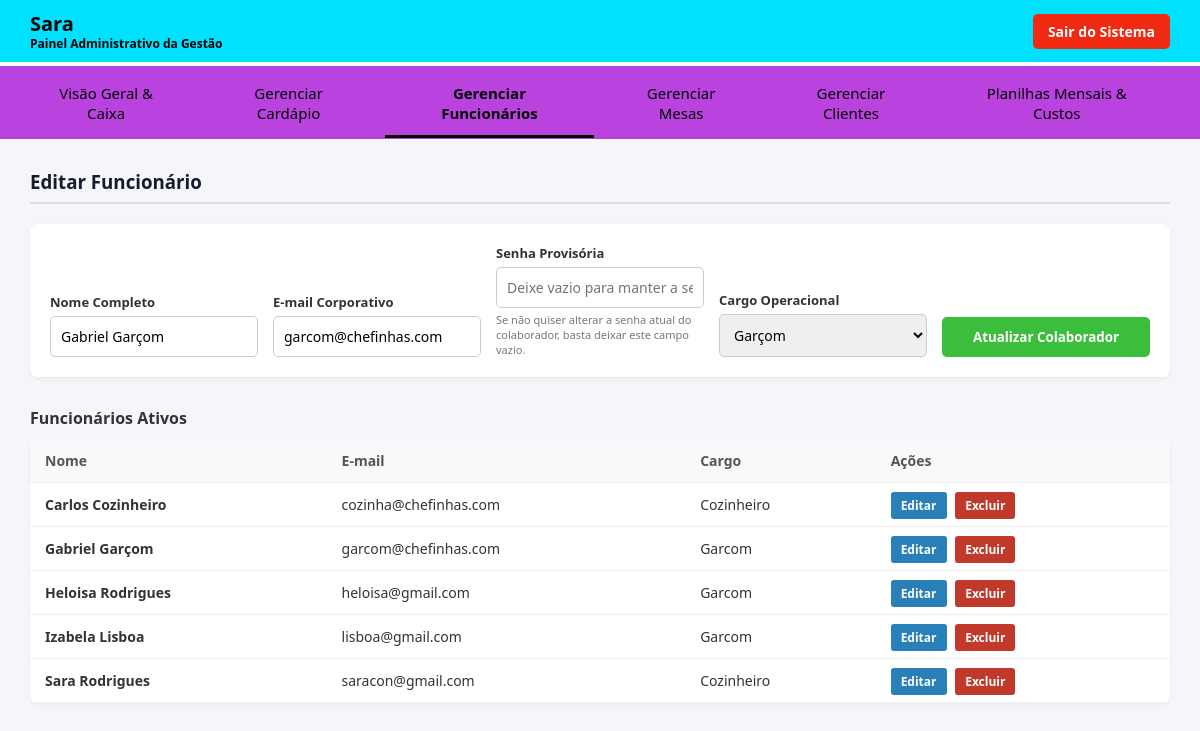
Screenshot of /admin/admin.php?editar_funcionario=2 (signed in) with the database file from the repository.
### tables this page shows
CREATE TABLE `usuarios` (
  `id` int(11) NOT NULL,
  `nome` varchar(100) NOT NULL,
  `email` varchar(100) NOT NULL,
  `senha` varchar(255) NOT NULL,
  `cargo` enum('administrador','garcom','cozinheiro') NOT NULL,
  `criado_em` timestamp NOT NULL DEFAULT current_timestamp()
);

### admin/admin.php (the view, shortened to what this page needs)
<?php
require_once '../config/conexao.php';
$conn->query("SET time_zone = '-03:00'");
$edit_func = null;
if (isset($_GET['editar_funcionario'])) {
    $id = intval($_GET['editar_funcionario']);
    $stmt = $conn->prepare("SELECT * FROM usuarios WHERE id = :id");
    $stmt->execute([':id' => $id]);
    $edit_func = $stmt->fetch();
}
$lista_funcionarios = $conn->query("SELECT * FROM usuarios WHERE cargo != 'administrador' ORDER BY nome ASC");
?>
<!DOCTYPE html>
<html lang="pt-BR">
<head>
</head>
<body>
<div class="topbar">
    <h2>Sara <span>Painel Administrativo da Gestão</span></h2>
    <a href="/RESTAURANTE_CHEFINHAS/logout.php" class="btn-sair">Sair do Sistema</a>
</div>
<div class="nav-tabs">
    <button class="menu-btn active" id="tab-btn-dashboard" onclick="switchTab('dashboard')">Visão Geral & Caixa</button>
    <button class="menu-btn" id="tab-btn-cardapio" onclick="switchTab('cardapio')">Gerenciar Cardápio</button>
    <button class="menu-btn" id="tab-btn-funcionarios" onclick="switchTab('funcionarios')">Gerenciar Funcionários</button>
    <button class="menu-btn" id="tab-btn-mesas" onclick="switchTab('mesas')">Gerenciar Mesas</button>
    <button class="menu-btn" id="tab-btn-clientes" onclick="switchTab('clientes')">Gerenciar Clientes</button>
    <button class="menu-btn" id="tab-btn-financeiro" onclick="switchTab('financeiro')">Planilhas Mensais & Custos</button>
</div>
<div class="content">
    <div id="funcionarios" class="tab-content">
        <h3><?php echo $edit_func ? 'Editar Funcionário' : 'Controle de Equipe e Recursos Humanos'; ?></h3>
        <form class="form-cadastro" action="admin.php" method="POST">
            <div class="form-group">
                <label>Nome Completo</label>
                <input type="text" name="nome" required value="<?php echo htmlspecialchars($edit_func['nome'] ?? ''); ?>" placeholder="Nome do colaborador">
            </div>
            <div class="form-group">
                <label>E-mail Corporativo</label>
                <input type="email" name="email" required value="<?php echo htmlspecialchars($edit_func['email'] ?? ''); ?>" placeholder="exemplo@chefinhas.com">
            </div>
            <div class="form-group">
                <label>Senha Provisória</label>
                <input type="text" name="senha" <?php echo $edit_func ? '' : 'required'; ?> placeholder="<?php echo $edit_func ? 'Deixe vazio para manter a senha atual' : 'Defina a senha inicial'; ?>">
                <?php if ($edit_func): ?>
                    <small style="color: #777; font-size: 11px; margin-top: 4px;">Se não quiser alterar a senha atual do colaborador, basta deixar este campo vazio.</small>
                <?php endif; ?>
            </div>
            <div class="form-group">
                <label>Cargo Operacional</label>
                <select name="cargo" required>
                    <option value="garcom" <?php echo (isset($edit_func['cargo']) && $edit_func['cargo'] === 'garcom') ? 'selected' : ''; ?>>Garçom</option>
                </select>
            </div>
            <button type="submit" class="btn-salvar"><?php echo $edit_func ? 'Atualizar Colaborador' : 'Cadastrar'; ?></button>
        </form>
        <h4>Funcionários Ativos</h4>
        <table>
            <thead>
                <tr>
                    <th>Nome</th>
                    <th>E-mail</th>
                    <th>Cargo</th>
                    <th>Ações</th>
                </tr>
            </thead>
            <tbody>
                <?php while ($func = $lista_funcionarios->fetch()): ?>
                    <tr>
                        <td><strong><?php echo htmlspecialchars($func['nome']); ?></strong></td>
                        <td><?php echo htmlspecialchars($func['email']); ?></td>
                        <td><span style="text-transform: capitalize;"><?php echo htmlspecialchars($func['cargo']); ?></span></td>
                        <td>
                            <a href="admin.php?editar_funcionario=<?php echo $func['id']; ?>" class="btn-editar">Editar</a>
                            <a href="admin.php?excluir_funcionario=<?php echo $func['id']; ?>" class="btn-excluir" onclick="return confirm('Remover funcionário do sistema?')">Excluir</a>
                        </td>
                    </tr>
                <?php endwhile; ?>
            </tbody>
        </table>
    </div>
</div>
</body>
</html>

### admin/admin.php (style rules this page uses)
* { box-sizing: border-box; margin: 0; padding: 0; font-family: 'Segoe UI', sans-serif; }
body { background: #f4f6f9; color: #333; display: flex; flex-direction: column; min-height: 100vh; }
.topbar { background: #00e1ff; color: white; padding: 10px 30px; display: flex; justify-content: space-between; align-items: center; border-bottom: 4px solid #ffffff; }
.topbar h2 { color: #000000; font-size: 20px; }
.topbar h2 span { font-size: 12px; color: #000000; display: block; margin-top: -2px; }
.nav-tabs { display: flex; background: #ba43df; padding: 5px 20px 0 20px; border-bottom: 1px solid rgba(153, 58, 58, 0.1); }
.menu-btn { background: none; border: none; color: #000000; padding: 12px 20px; font-size: 15px; cursor: pointer; border-bottom: 3px solid transparent; transition: 0.2s; margin-right: 10px; }
.menu-btn.active { color: #000000; border-bottom-color: #000000; font-weight: bold; }
.btn-sair { background: #f02912; color: white; padding: 8px 15px; border-radius: 5px; text-decoration: none; font-weight: bold; font-size: 14px; transition: 0.2s; }
.content { flex: 1; padding: 30px; max-width: 1400px; margin: 0 auto; width: 100%; }
.tab-content { display: none; }
.tab-content.active { display: block; }
h3 { color: #1a1a2e; margin-bottom: 20px; padding-bottom: 8px; border-bottom: 2px solid #ddd; }
.form-cadastro { background: white; padding: 20px; border-radius: 8px; box-shadow: 0 2px 5px rgba(0,0,0,0.05); margin-bottom: 30px; display: grid; grid-template-columns: repeat(auto-fit, minmax(200px, 1fr)); gap: 15px; align-items: end; }
.form-group { display: flex; flex-direction: column; }
.form-group label { font-size: 13px; font-weight: 600; margin-bottom: 5px; }
.form-group input, .form-group select { padding: 10px; border: 1px solid #ccc; border-radius: 5px; font-size: 14px; }
.btn-salvar { background: #3bbe3b; color: white; border: none; padding: 11px; border-radius: 5px; font-weight: bold; cursor: pointer; transition: 0.2s; }
table { width: 100%; border-collapse: collapse; background: white; border-radius: 8px; overflow: hidden; box-shadow: 0 2px 5px rgba(0,0,0,0.05); margin-top: 10px; margin-bottom: 30px; }
table th { background: #f8f9fa; color: #555; font-weight: 600; }
.btn-editar { background: #2980b9; color: white; padding: 5px 10px; border-radius: 3px; text-decoration: none; font-size: 12px; font-weight: bold; margin-right: 5px; }

### rows the page displays
usuarios: nome "Gabriel Garçom", email "garcom@chefinhas.com", cargo "Garçom", cargo "Garcom"
usuarios: nome "Carlos Cozinheiro", email "cozinha@chefinhas.com", cargo "Cozinheiro"
usuarios: nome "Heloisa Rodrigues", email "heloisa@gmail.com", cargo "Garcom"
usuarios: nome "Izabela Lisboa", email "lisboa@gmail.com", cargo "Garcom"
usuarios: nome "Sara Rodrigues", email "saracon@gmail.com", cargo "Cozinheiro"
